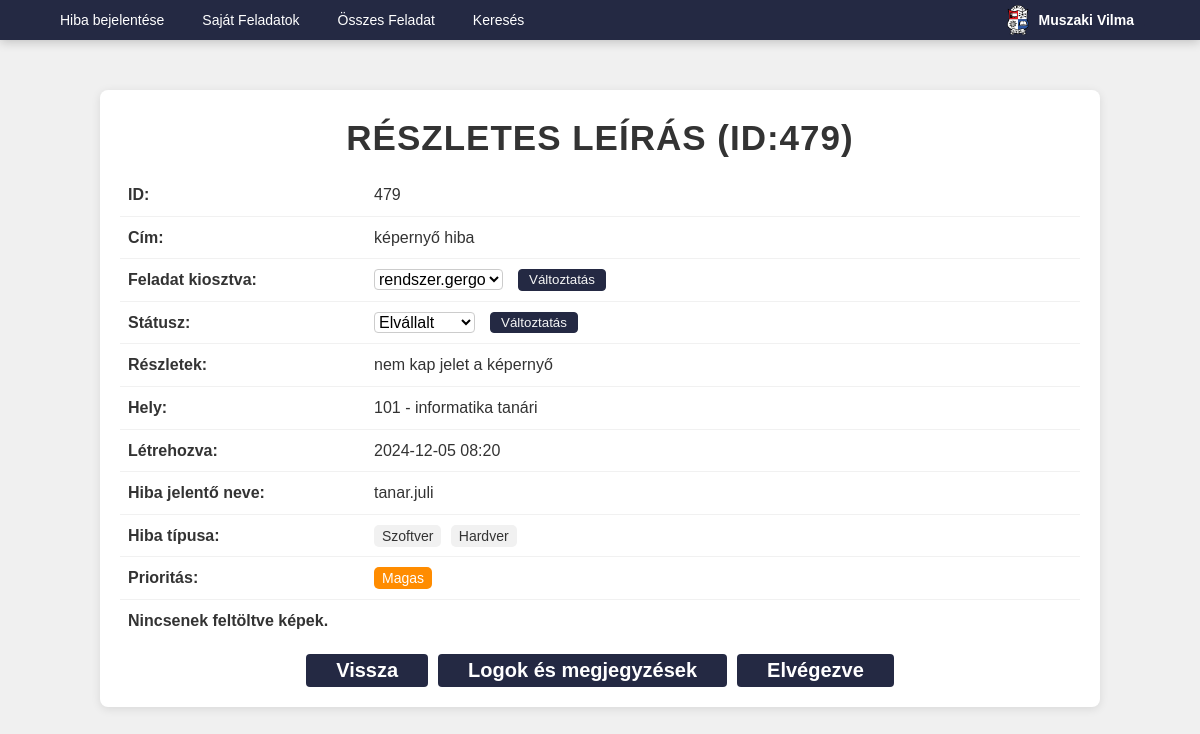
/details.php?id=479 (signed in), run on the app's committed database.
### tables this page shows
CREATE TABLE `reports` (
  `id` int(11) NOT NULL,
  `title` varchar(255) NOT NULL,
  `description` text NOT NULL,
  `created_at` datetime NOT NULL DEFAULT CURRENT_TIMESTAMP,
  `location` varchar(255) NOT NULL,
  `images` text DEFAULT NULL,
  `tags` varchar(255) DEFAULT 'Egyéb',
  `reported_by` int(255) DEFAULT NULL,
  `assigned_to` int(255) DEFAULT NULL,
  `report_status` varchar(50) DEFAULT NULL,
  `priority` int(11) DEFAULT NULL,
  `c_location` tinyint(1) DEFAULT 0 COMMENT '0=location,1=custom',
  `show_to_user` tinyint(1) DEFAULT 1
);

CREATE TABLE `users` (
  `user_id` int(11) NOT NULL,
  `username` varchar(255) NOT NULL,
  `password` varchar(255) NOT NULL,
  `group_id` int(11) DEFAULT NULL
);

### details.php (the view, shortened to what this page needs)
<?php
$backLink = 'index.php';
$rank = isset($_SESSION['rank']) ? $_SESSION['rank'] : null;
$formattedUsername = $_SESSION['formatted_username'];
require_once "dbh.inc.php";
$report = null;
$reported_by_username = "Ismeretlen felhasználó";
$users = [];
$assignedToUsername = "";
try {
    $id = $_GET['id'];
    $query = "SELECT *, reported_by, assigned_to FROM reports WHERE id = :id";
    $stmt = $pdo->prepare($query);
    $stmt->bindParam(':id', $id, PDO::PARAM_INT);
    $stmt->execute();
    $report = $stmt->fetch(PDO::FETCH_ASSOC);
    if ($report) {
        $reported_by = $report['reported_by'];
        $query = "SELECT username FROM users WHERE user_id = :reported_by";
        $stmt = $pdo->prepare($query);
        $stmt->bindParam(':reported_by', $reported_by);
        $stmt->execute();
        $user = $stmt->fetch(PDO::FETCH_ASSOC);
        $reported_by_username = $user ? htmlspecialchars($user['username']) : "Ismeretlen felhasználó";
    }
    if ($_SESSION['rank'] == 3) {
        $query = "SELECT user_id, username FROM users WHERE group_id != 1";
        $stmt = $pdo->prepare($query);
        $stmt->execute();
        $users = $stmt->fetchAll(PDO::FETCH_ASSOC);
    }
    $assignedUserId = $_SESSION['user_id'];
    if (!empty($report['assigned_to']) && $assignedUserId != $report['assigned_to']) {
        $query = "SELECT username FROM users WHERE user_id = :assigned_to";
        $stmt = $pdo->prepare($query);
        $stmt->bindParam(':assigned_to', $report['assigned_to'], PDO::PARAM_INT);
        $stmt->execute();
        $assignedUser = $stmt->fetch(PDO::FETCH_ASSOC);
        $assignedToUsername = $assignedUser ? htmlspecialchars($assignedUser['username']) : "";
    }
} catch (PDOException $e) {
    die("Query failed: " . $e->getMessage());
}
?>
<!DOCTYPE html>
<html lang="hu">
<head>
    <link rel="stylesheet" href="details.css">
    <link rel="stylesheet" href="https:
    <link rel="icon" type="image/png" href="images/logo.png">
    <link rel="stylesheet" href="navbar.css">
</head>
<body>
<div class="navbar">
        <form action="dashboard.php">
            <button class="navbar-button-home">
            </button>
        </form>
        <form action="hibjel.php" method="POST">
            <button type="submit" class="navbar-button">
                <span>Hiba bejelentése</span>
            </button>
        </form>
        <?php if ($rank !== 1): ?>
            <form action="sajatfeladatok.php" method="POST">
                <button type="submit" class="navbar-button">
                    <span>Saját Feladatok</span>
                </button>
            </form>
        <?php endif; ?>
        <?php if ($rank == 3): ?>
            <form action="osszesfeladat.php" method="POST">
                <button type="submit" class="navbar-button">
                    <span>Összes Feladat</span>
                </button>
            </form>
        <?php endif; ?>
        <?php if (isset($_SESSION['rank']) && $_SESSION['rank'] == 3): ?>
            <form method="POST" action="search.php">
                <button class="navbar-button" type="submit">
                    <span>Keresés</span>
                </button>
            </form>
        <?php endif; ?>
        <div class="navbar-right">
            <img src="images/jlogo.png" alt="Jedlik Logo" class="navbar-logo">
            <span class="username"><?php echo htmlspecialchars($formattedUsername); ?></span>
            <form action="logout.php" method="POST">
                <button type="submit" class="navbar-logout">
                </button>
            </form>
        </div>
    </div>
    <div class="container">
        <h1>Részletes leírás (ID:<?php echo htmlspecialchars($_GET['id']); ?>)</h1>
        <table class="report-table">
            <tr>
                <td><strong>ID:</strong></td>
                <td><?php echo htmlspecialchars($_GET['id']); ?></td>
            </tr>
            <tr>
                <td><strong>Cím:</strong></td>
                <td><?php echo htmlspecialchars($report['title']); ?></td>
            </tr>
            <?php if ($assignedToUsername || ($_SESSION['rank'] == 3 && !empty($report['assigned_to']))): ?>
                <tr>
                    <td><strong>Feladat kiosztva:</strong></td>
                    <td>
                        <?php if ($_SESSION['rank'] == 3): ?>
                            <form action="change_assign.php" method="POST" class="assign-form">
                                <div class="change-assign-container">
                                    <select name="assigned_to" class="styled-select">
                                        <?php foreach ($users as $user): ?>
                                            <option value="<?php echo htmlspecialchars($user['user_id']); ?>" <?php echo $user['user_id'] == $report['assigned_to'] ? 'selected' : ''; ?>>
                                                <?php echo htmlspecialchars($user['username']); ?>
                                            </option>
                                        <?php endforeach; ?>
                                    </select>
                                    <button type="submit" class="change-assign-button">Változtatás</button>
                                </div>
                            </form>
                        <?php else: ?>
                            <?php echo htmlspecialchars($assignedToUsername); ?>
                        <?php endif; ?>
                    </td>
                </tr>
            <?php endif; ?>
            <?php if ($_SESSION['rank'] == 3): ?>
                <tr>
                    <td><strong>Státusz:</strong></td>
                    <td>
                        <form action="change_status.php" method="POST" class="status-form">
                            <div class="change-assign-container">
                                <select name="status" class="styled-select">
                                    <?php if ($report['report_status'] == 'Elvállalt'): ?>
                                        <option value="Elvállalt" selected>Elvállalt</option>
                                    <?php endif; ?>
                                </select>
                                <button type="submit" class="change-assign-button">Változtatás</button>
                            </div>
                        </form>
                    </td>
                </tr>
            <?php endif; ?>
            <tr>
                <td><strong>Részletek:</strong></td>
                <td class="details"><?php echo htmlspecialchars($report['description']); ?></td>
            </tr>
            <tr>
                <td><strong>Hely:</strong></td>
                <td><?php echo htmlspecialchars($report['location']); ?></td>
            </tr>
            <tr>
                <td><strong>Létrehozva:</strong></td>
                <td><?php echo (new DateTime($report['created_at']))->format('Y-m-d H:i'); ?></td>
            </tr>
            <tr>
                <td><strong>Hiba jelentő neve:</strong></td>
                <td><?php echo $reported_by_username; ?></td>
            </tr>
            <tr>
                <td><strong>Hiba típusa:</strong></td>
                <td>
                    <?php
                    $tags = explode(',', $report['tags']);
                    if (!empty($tags[0])) {
                        foreach ($tags as $tag) {
                            echo '<span class="tag">' . htmlspecialchars(trim($tag)) . '</span> ';
                        }
                    } else {
                        echo 'Nincsen megadva.';
                    }
                    ?>
                </td>
            </tr>
            <tr>
                <td><strong>Prioritás:</strong></td>
                <td>
                    <?php
                        $priorityText = "Nincs meghatározva";
                        $priorityClass = "priority-default";
                        if (!empty($report['priority'])) {
                            switch ($report['priority']) {
                                case 4:
                                    $priorityText = "Magas";
                                    $priorityClass = "priority-high";
                                    break;
                            }
                        }
                    ?>
                    <span class="<?php echo $priorityClass; ?>"><?php echo $priorityText; ?></span>
                </td>
            </tr>
        </table>
        <p>
            <?php
            if (empty(trim($report['images']))) {
                echo ' Nincsenek feltöltve képek.';
            }
            ?>
        </p>
        <div class="button-group">
            <form action="<?php echo $backLink; ?>" method="post" class="button-form">
                <button class="back-button" type="submit">
                    Vissza
                </button>
            </form>
            <button class="logs-button" onclick="openLogPopup()">Logok és megjegyzések</button>
            <?php if (!empty($report['assigned_to']) &&
                    ($report['report_status'] === 'Elvállalt' ||
                    $report['report_status'] === 'Beszerzés alatt')):        ?>
                <form action="submit_report.php" method="post" class="status-form">
                    <button class="accept-button" type="submit">
                        Elvégezve
                    </button>
                </form>
            <?php endif; ?>
        </div>
    </div>
</body>
</html>

### details.css (style rules this page uses)
:root { --primary-color: #242943; --primary-color-hover: #3a4c6e; --primary-color-active: #1d2a3c; --success-color: #28a745; --success-color-hover: #218838; --success-color-active: #1e7e34; --danger-color: #dc3545; --danger-color-hover: #c82333; --danger-color-active: #bd2130; --secondary-color: #50adc9; --secondary-color-hover: #459ab0; --secondary-color-active: #3a87a0; --background-color: #F5F5F5; --text-color: #333; --box-shadow: 0 4px 20px rgba(0, 0, 0, 0.1); --border-box: #adadad; }
body { font-family: 'Arial'; background-color: #f0f0f0; color: #333; margin: 0; margin-top: 90px; padding: 0; display: flex; line-height: 1.6; }
.container { background-color: white; padding: 20px 20px 0; box-shadow: 0 2px 10px rgba(0, 0, 0, 0.1); width: 1000px; max-width: 80%; margin: auto; border-radius: 8px; position: relative; }
h1 { font-size: 35px; text-align: center; letter-spacing: 1px; text-transform: uppercase; margin: 0px; color: #333; }
p { font-size: 16px; font-weight: bold; margin: 8px 8px; color: #333; }
.details { word-wrap: break-word; max-width: 240px; white-space: normal; }
.change-assign-container { display: flex; align-items: center; gap: 5px; }
button.back-button, button.logs-button, button.accept-button, button.comment-button, button.delete-button { padding: 5px 30px; color: white; border: none; cursor: pointer; white-space: nowrap; font-size: 20px; font-weight: bold; text-align: center; border-radius: 4px; transition: all 0.3s ease; }
button.change-assign-button { padding: 2.25px 10px; background-color: var(--primary-color); border: 1px solid var(--primary-color); border-radius: 4px; color: var(--background-color); transition: all 0.3s ease; }
.back-button { background-color: var(--primary-color); }
.accept-button { background-color: var(--primary-color); }
.logs-button { background-color: var(--primary-color); }
.report-table { width: 100%; border-collapse: collapse; margin: 8px 0; border: none; }
.report-table td { padding: 8px; }
.report-table td strong { width: 150px; }
.report-table td, .report-table th { border-bottom: 1px solid #f1f1f1; }
.button-group { display: flex; justify-content: center; margin-top: 20px; margin-bottom: 20px; gap: 10px; }
.button-form, .assignment-form { display: flex; align-items: center; }
.styled-select { margin-right: 10px; font-size: 16px; border: 1px solid #ccc; border-radius: 4px; background-color: white; cursor: pointer; }
.styled-select option { padding: 10px; background-color: white; color: #333; }
span, li { font-size: 14px; }
.tag { padding: 3px 8px; font-size: 14px; background-color: #f1f1f1; border-radius: 5px; margin-right: 5px; }
.priority-high { background-color: #ff8c00; color: white; padding: 3px 8px; border-radius: 5px; }
.report-table td:first-child { width: 230px; max-width: 230px; min-width: 230; word-wrap: break-word; }

### navbar.css (style rules this page uses)
:root { --primary-color: #242943; --primary-color-hover: #3a4c6e; --primary-color-active: #1d2a3c; --success-color: #28a745; --success-color-hover: #218838; --success-color-active: #1e7e34; --danger-color: #dc3545; --danger-color-hover: #c82333; --danger-color-active: #bd2130; --secondary-color: #50adc9; --background-color: #F5F5F5; --text-color: #333; --box-shadow: 0 4px 20px rgba(0, 0, 0, 0.1); --border-box: #adadad; }
.navbar { display: flex; justify-content: flex-start; align-items: center; background-color: var(--primary-color); padding: 5px 20px; position: fixed; top: 0; left: 0; right: 0; z-index: 100; height: 30px; gap: 10px; box-shadow: 0px 2px 10px rgba(0, 0, 0, 0.2); }
.navbar-button { background-color: var(--icon-color); color: white; border: none; padding: 5px 10px; display: flex; align-items: center; font-size: 14px; border-radius: 5px; cursor: pointer; transition: background-color 0.3s ease; }
.navbar-button-home { background-color: var(--icon-color); color: white; border: none; padding: 5px 10px; display: flex; align-items: center; font-size: 14px; border-radius: 5px; cursor: pointer; transition: background-color 0.3s ease; }
.navbar-logout { color: var(--danger-color); border-radius: 5px; background-color: var(--primary-color); border: none; font-size: 18px; width: 36px; cursor: pointer; transition: background-color 0.3s ease; }
.navbar-button span { font-size: 14px; }
.navbar-right { display: flex; align-items: center; margin-left: auto; }
.username { color: white; margin-right: 10px; font-size: 14px; font-weight: bold; }
.navbar-logo { height: 30px; width: auto; vertical-align: middle; margin-right: 10px; }

### data on the page
reports: title "képernyő hiba", assigned_to "rendszer.gergo", status "Elvállalt", description "nem kap jelet a képernyő", location "101 - informatika tanári", created_at "2024-12-05 08:20", tags "Szoftver", tags "Hardver", priority "Magas"
users: username "tanar.juli"

### other printed values
$formattedUsername "Muszaki Vilma"
$_GET['id'] "479"
